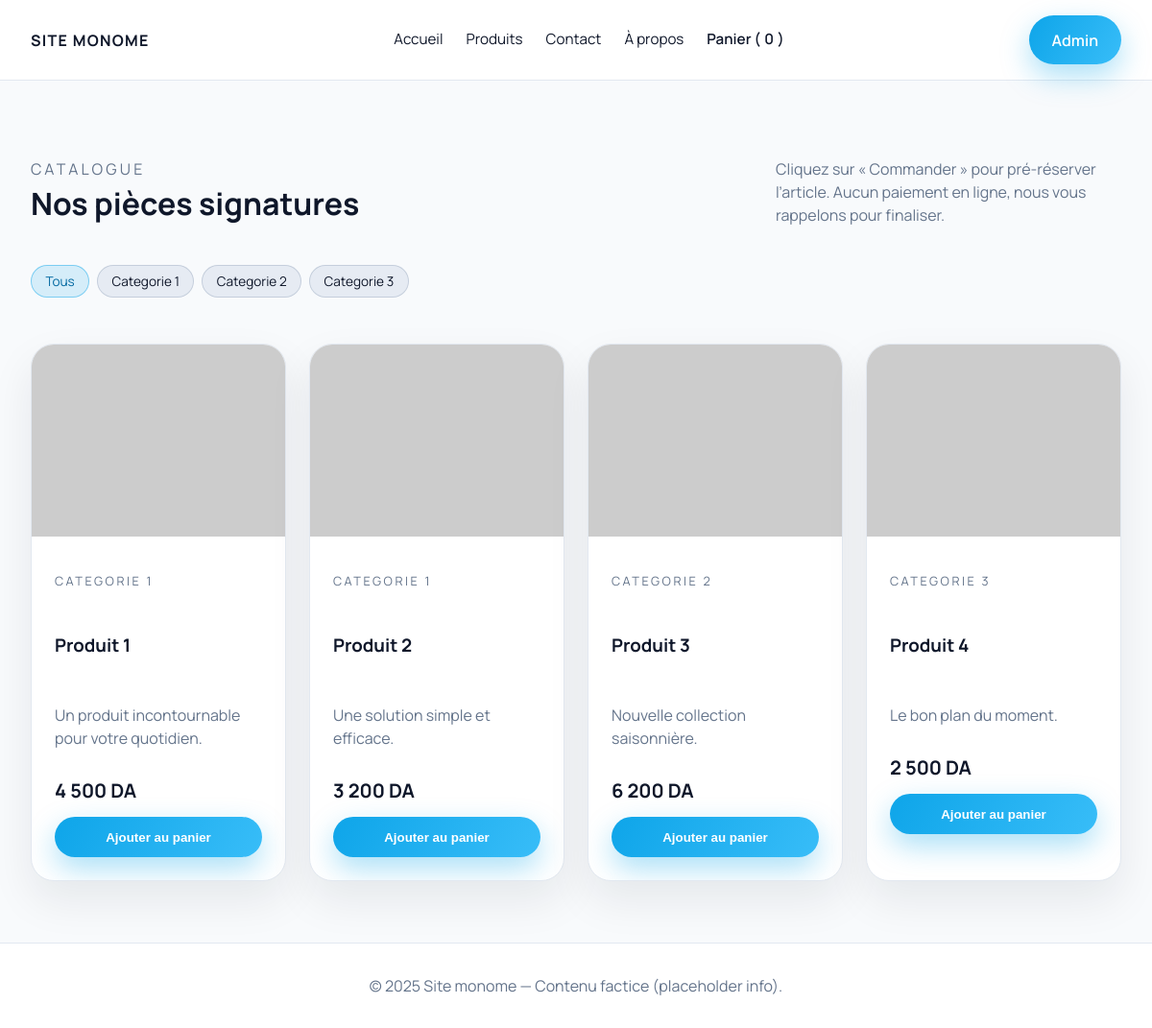
The app's page /client/products.php, older data.
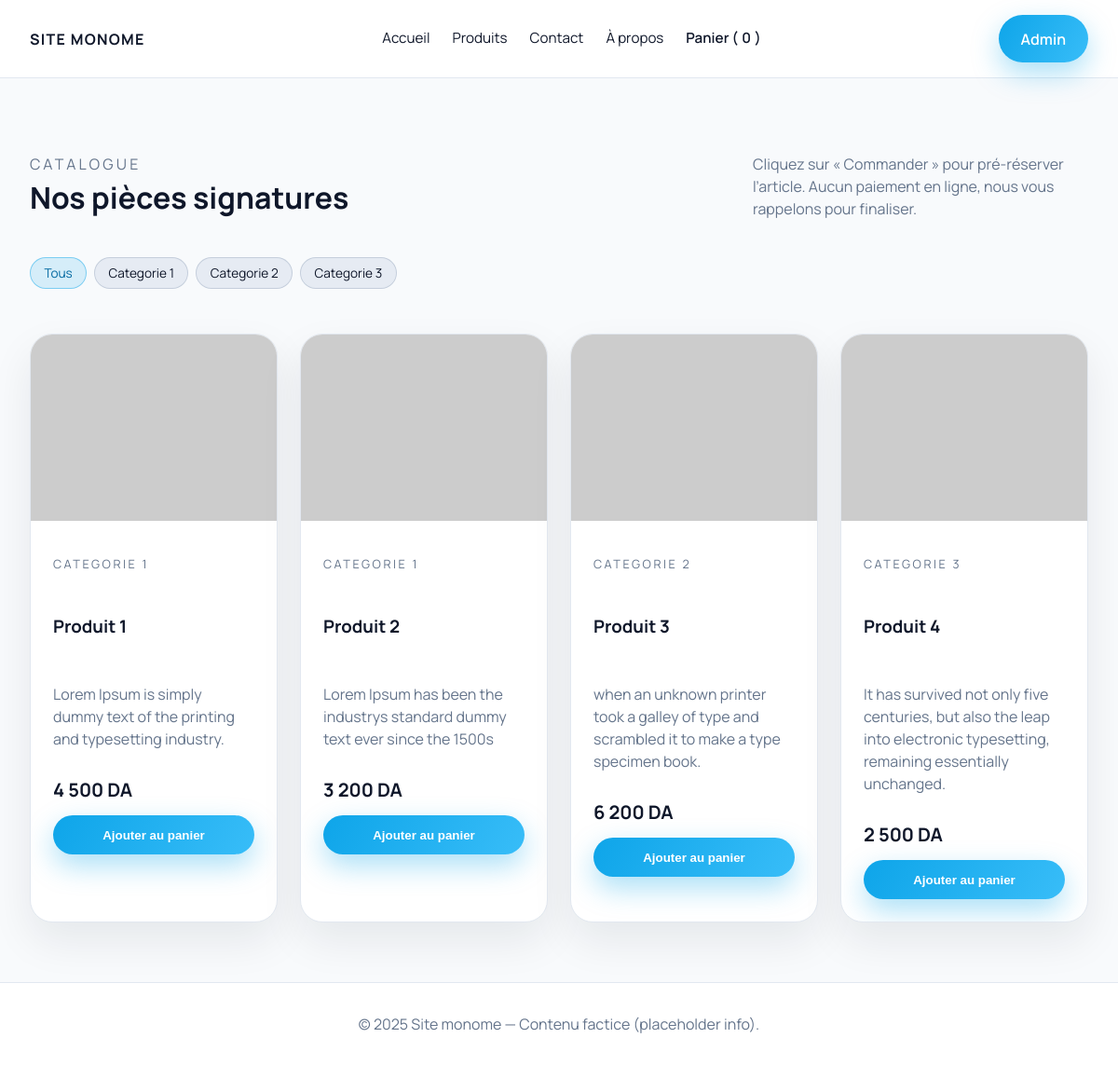
The same page, newer data.
### tables this page shows
CREATE TABLE IF NOT EXISTS categories (
  id INT AUTO_INCREMENT PRIMARY KEY,
  name VARCHAR(150) NOT NULL
);

CREATE TABLE IF NOT EXISTS products (
  id INT AUTO_INCREMENT PRIMARY KEY,
  category_id INT NULL,
  name VARCHAR(255) NOT NULL,
  price DECIMAL(10,2) NOT NULL,
  image VARCHAR(255),
  description TEXT,
  created_at TIMESTAMP DEFAULT CURRENT_TIMESTAMP,
  FOREIGN KEY (category_id) REFERENCES categories(id) ON DELETE SET NULL
);

### private/config.php (called while the page is built, shortened)
<?php
function sanitize(string $value): string
{
    return htmlspecialchars($value, ENT_QUOTES, 'UTF-8');
}

### client/products.php (the view, shortened to what this page needs)
<?php
require __DIR__ . '/includes/header.php';
$res = $connection->query("SELECT id, name, LOWER(REPLACE(name, ' ', '-')) AS slug FROM categories ORDER BY name ASC");
$categories = $res ? $res->fetch_all(MYSQLI_ASSOC) : [];
$pRes = $connection->query("SELECT p.*, c.name AS category_name, LOWER(REPLACE(IFNULL(c.name, 'collection'), ' ', '-')) AS category_slug FROM products p LEFT JOIN categories c ON c.id = p.category_id ORDER BY p.created_at DESC");
$products = $pRes ? $pRes->fetch_all(MYSQLI_ASSOC) : [];
?>
<main>
    <div class="section-title">
        <div>
            <p style="color: var(--muted); text-transform: uppercase; letter-spacing: 0.2em; margin: 0;">Catalogue</p>
            <h2>Nos pièces signatures</h2>
        </div>
        <p style="max-width: 360px; color: var(--muted);">Cliquez sur « Commander » pour pré-réserver l’article. Aucun paiement en ligne, nous vous rappelons pour finaliser.</p>
    </div>
    <div class="section-title" style="margin-top: 0;">
        <div class="chip-group">
            <span class="chip active" data-filter="all">Tous</span>
            <?php foreach ($categories as $cat): ?>
                <span class="chip" data-filter="<?= sanitize($cat['slug']); ?>"><?= sanitize($cat['name']); ?></span>
            <?php endforeach; ?>
        </div>
    </div>
    <section class="grid">
        <?php if (empty($products)): ?>
            <div class="card" style="grid-column: 1 / -1;">
                <div class="card-body empty-state">
                    Aucun produit n’a encore été ajouté. Revenez bientôt.
                </div>
            </div>
        <?php else: ?>
            <?php foreach ($products as $product): ?>
                <article class="card" data-category="<?= sanitize($product['category_slug']); ?>">
                    <?php if (!empty($product['image'])): ?>
                        <img src="<?= sanitize($product['image']); ?>" alt="<?= sanitize($product['name']); ?>">
                    <?php endif; ?>
                    <div class="card-body">
                        <p style="color: var(--muted); text-transform: uppercase; font-size: 0.8rem; letter-spacing: 0.2em;">
                            <?= sanitize($product['category_name'] ?? 'Collection Template'); ?>
                        </p>
                        <h3><?= sanitize($product['name']); ?></h3>
                        <p style="color: var(--muted);"><?= sanitize($product['description'] ?? 'Pièce iconique imaginée pour une expérience sensuelle et durable.'); ?></p>
                        <div class="price"><?= number_format((float)$product['price'], 0, ',', ' '); ?> DA</div>
                        <button
                            class="btn btn-primary"
                            type="button"
                            data-add-cart
                            data-id="<?= (int)$product['id']; ?>"
                            data-name="<?= sanitize($product['name']); ?>"
                            data-price="<?= (float)$product['price']; ?>"
                            data-image="<?= sanitize($product['image'] ?? ''); ?>"
                        >
                            Ajouter au panier
                        </button>
                    </div>
                </article>
            <?php endforeach; ?>
        <?php endif; ?>
    </section>
</main>
<?php require __DIR__ . '/includes/footer.php'; ?>

### client/includes/header.php (shortened to what this page needs)
<?php
require_once __DIR__ . '/../../private/config.php';
?>
<!DOCTYPE html>
<html lang="fr">
<head>
    <link rel="stylesheet" href="../public/css/style.css">
</head>
<body>
<div class="layout">
    <header class="site-header">
        <nav>
            <a class="brand" href="index.php">Site monome</a>
            <div class="nav-links">
                <a href="index.php">Accueil</a>
                <a href="products.php">Produits</a>
                <a href="contact.php">Contact</a>
                <a href="apropos.html">À propos</a>
                <a href="cart.php" class="cart-link">Panier (<span data-cart-count>0</span>)</a>
            </div>
            <a class="btn btn-primary" href="../admin/login.php">Admin</a>
        </nav>
    </header>

### client/includes/footer.php
    <footer class="footer">
        © <?= date('Y'); ?> Site monome — Contenu factice (placeholder info).
    </footer>
</div>
</body>
</html>

### public/css/style.css (style rules this page uses)
:root { --accent: #0ea5e9; --accent-dark: #0369a1; --bg: #f8fafc; --card: #ffffff; --text: #0f172a; --muted: #64748b; --border: #e2e8f0; }
* { box-sizing: border-box; }
body { margin: 0; font-family: 'Manrope', system-ui, -apple-system, BlinkMacSystemFont, 'Segoe UI', sans-serif; background: var(--bg); color: var(--text); line-height: 1.5; }
a { color: inherit; text-decoration: none; }
img { max-width: 100%; display: block; }
.layout { min-height: 100vh; display: flex; flex-direction: column; }
.site-header { background: rgba(255, 255, 255, 0.95); backdrop-filter: blur(18px); border-bottom: 1px solid var(--border); position: sticky; top: 0; z-index: 100; }
.site-header nav { max-width: 1200px; margin: 0 auto; padding: 1rem 2rem; display: flex; justify-content: space-between; align-items: center; }
.brand { font-weight: 700; letter-spacing: 0.08em; text-transform: uppercase; }
.nav-links { display: flex; gap: 1.5rem; font-size: 0.95rem; }
.cart-link { font-weight: 600; display: inline-flex; align-items: center; gap: 0.25rem; }
.btn { display: inline-flex; align-items: center; justify-content: center; gap: 0.35rem; padding: 0.85rem 1.5rem; border-radius: 999px; border: none; cursor: pointer; font-weight: 600; transition: transform 0.2s ease, box-shadow 0.2s ease; }
.btn-primary { background: linear-gradient(120deg, var(--accent), #38bdf8); color: #ffffff; box-shadow: 0 12px 30px rgba(14, 165, 233, 0.35); }
.grid { max-width: 1200px; margin: 0 auto 4rem; padding: 0 2rem; display: grid; grid-template-columns: repeat(auto-fit, minmax(260px, 1fr)); gap: 1.5rem; }
.card { background: var(--card); border-radius: 24px; border: 1px solid var(--border); overflow: hidden; display: flex; flex-direction: column; min-height: 100%; transition: transform 0.2s ease, box-shadow 0.2s ease; box-shadow: 0 20px 45px rgba(15, 23, 42, 0.08); }
.card-body { padding: 1.5rem; display: flex; flex-direction: column; gap: 0.75rem; }
.price { font-size: 1.25rem; font-weight: 700; }
.chip-group { display: flex; flex-wrap: wrap; gap: 0.5rem; margin-bottom: 1.5rem; }
.chip { padding: 0.35rem 0.9rem; border-radius: 999px; background: rgba(226, 232, 240, 0.8); border: 1px solid rgba(148, 163, 184, 0.4); font-size: 0.85rem; cursor: pointer; transition: all 0.2s ease; }
.chip.active { background: rgba(14, 165, 233, 0.15); border-color: rgba(14, 165, 233, 0.45); color: var(--accent-dark); }
.section-title { max-width: 1200px; margin: 4rem auto 1.5rem; padding: 0 2rem; display: flex; justify-content: space-between; align-items: center; }
.section-title h2 { margin: 0; font-size: 2rem; }
.footer { background: #ffffff; border-top: 1px solid var(--border); padding: 2rem; text-align: center; color: var(--muted); }
.card img { width: 100%; height: 200px; object-fit: cover; }
@media (min-width: 992px) { .grid { grid-template-columns: repeat(4, 1fr); } }

Row changes from the older to the newer data that the page shows:
changed products "Produit 1": description "Un produit incontournable pour votre quotidien." → "Lorem Ipsum is simply dummy text of the printing and typesetting industry."
changed products "Produit 2": description "Une solution simple et efficace." → "Lorem Ipsum has been the industrys standard dummy text ever since the 1500s"
changed products "Produit 3": description "Nouvelle collection saisonnière." → "when an unknown printer took a galley of type and scrambled it to make a type specimen book."
changed products "Produit 4": description "Le bon plan du moment." → "It has survived not only five centuries, but also the leap into electronic typesetting, remaining essentially unchanged."
